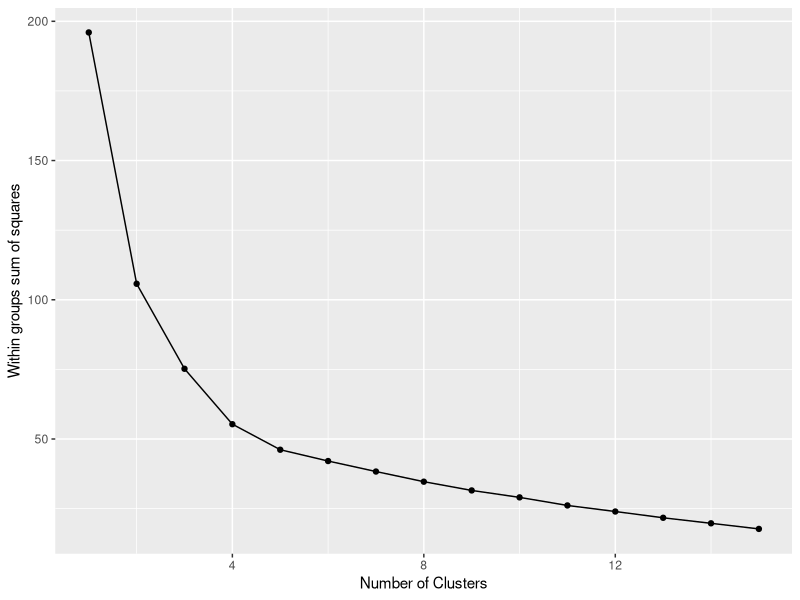
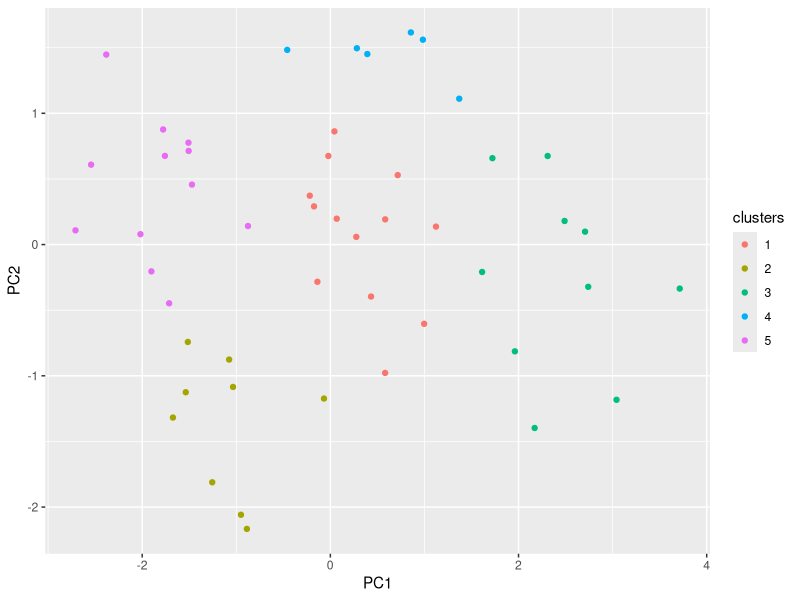
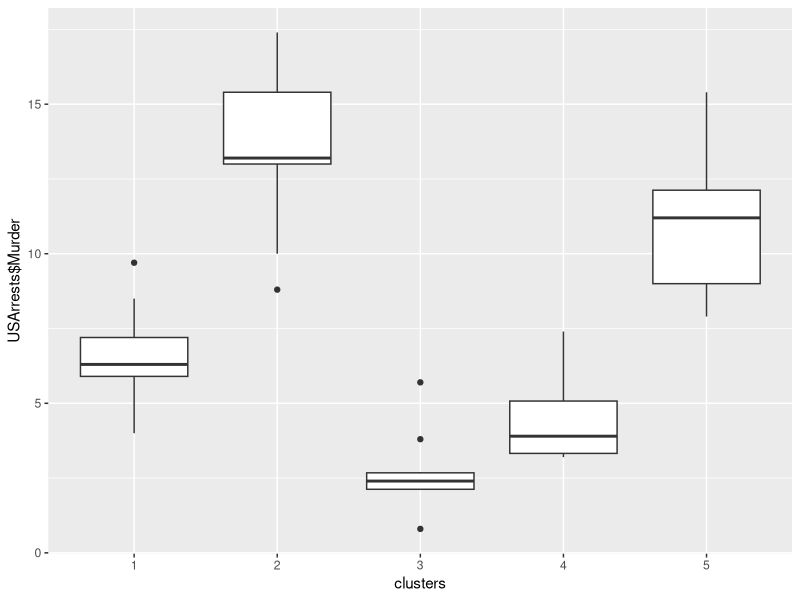
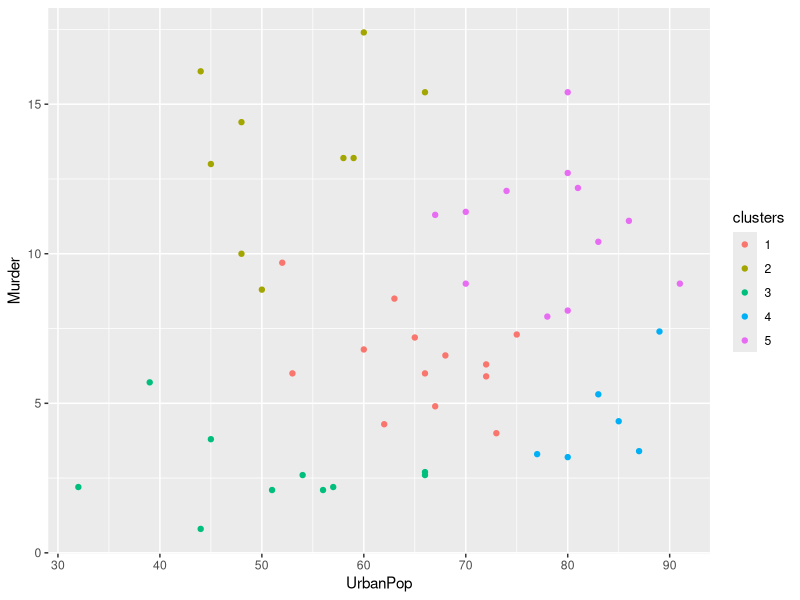
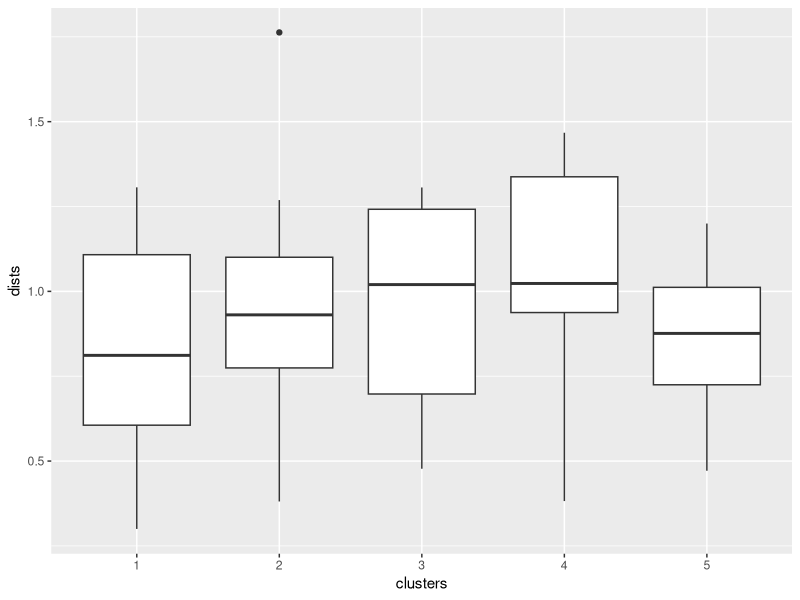
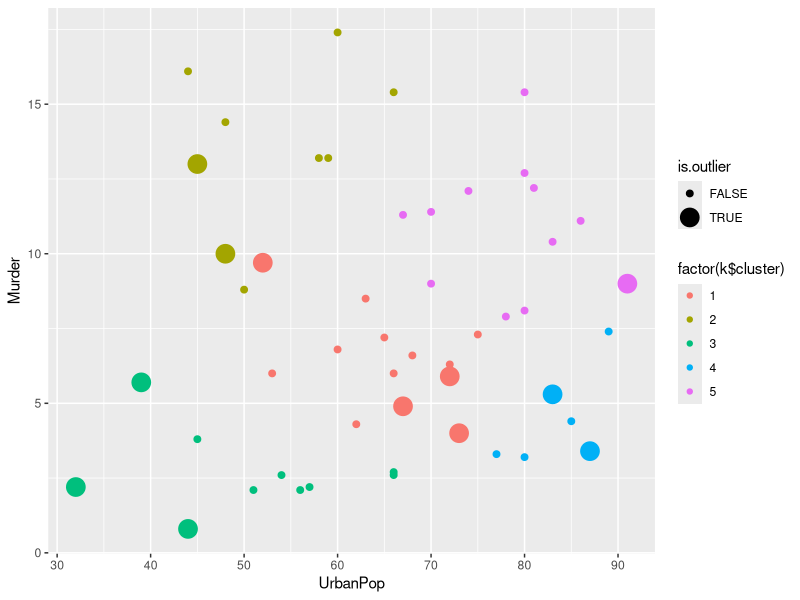
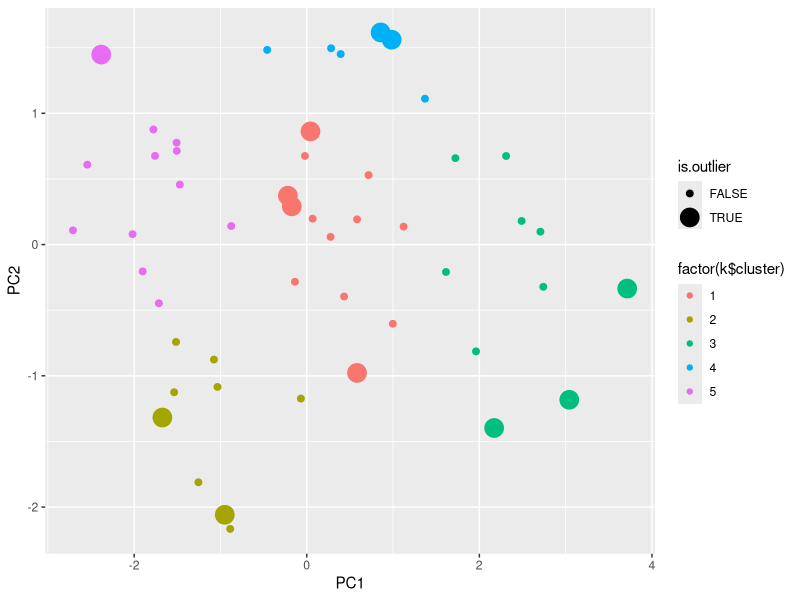
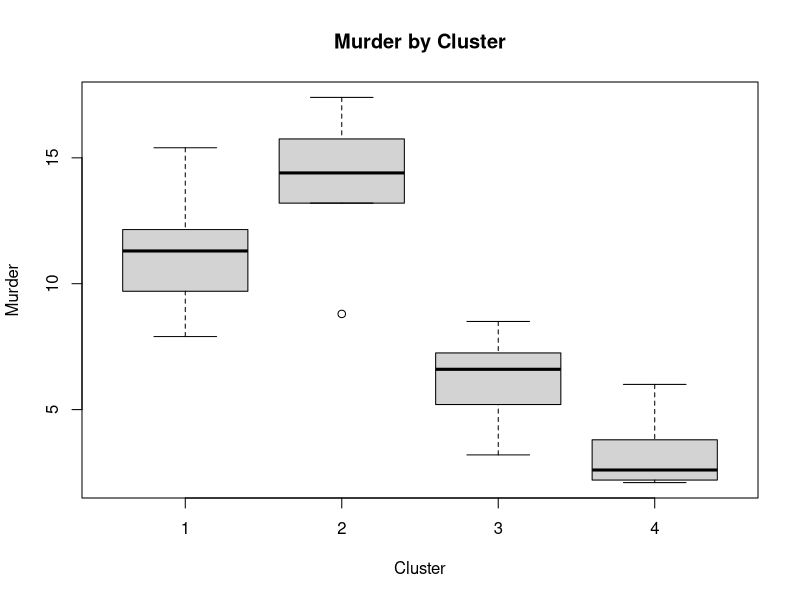

R code for these plots, in order:

data(USArrests)

library(caret)
library(ggplot2)

# We first get normalized and de-skewed data

trans = preProcess(USArrests, 
                   method=c("BoxCox",
                            "center", 
                            "scale"))
z <- predict(trans, USArrests)

# checking for normalization and de-skewing
summary(z)
sapply(z,sd)

# extracting components
pc <- prcomp(z, center=FALSE, scale=FALSE)
comp <- as.data.frame(predict(pc, z))

wss <- (nrow(comp)-1)*sum(apply(comp,2,var))
for (i in 2:15) wss[i] <- sum(kmeans(comp, centers=i, nstart=100, iter.max=1000)$withinss)

qplot(x=1:15, y=wss, geom=c("point", "line"),
      xlab="Number of Clusters",
      ylab="Within groups sum of squares")

k <- kmeans(comp, 5, nstart=25, iter.max=1000)
clusters <- as.factor(k$cluster)

g <- qplot(PC1, PC2, data=comp,
           color=clusters)
print(g)

g <- qplot(x=clusters,
           y=USArrests$Murder,
           geom="boxplot")
print(g)

g <- qplot(UrbanPop, Murder, data=USArrests, colour=clusters)
print(g)


# sum of squares
ss <- function(x) sum(scale(x, scale = FALSE)^2)
rss <- function(x) sqrt(rowSums(x^2))

## cluster centers "fitted" to each obs.:
resid.comp <- comp - fitted(k)

dists <- rss(resid.comp)

avg.dists <- rowsum(dists, k$cluster) / rowsum(rep(1, length(k$cluster)), k$cluster)

g <- qplot(clusters, dists, geom="boxplot")
print(g)

is.outlier <- rep(FALSE, length(k$cluster))
for (i in 1:length(k$cluster))
  is.outlier[[i]] <- (dists[[i]] > 1.3 * avg.dists[[k$cluster[[i]]]])

g <- qplot(UrbanPop, Murder, data=USArrests, colour=factor(k$cluster), size=is.outlier)
print(g)

g <- qplot(PC1, PC2, data=comp, colour=factor(k$cluster), size=is.outlier)
print(g)

print(rownames(USArrests)[is.outlier])

###

x2 <- USArrests[! is.outlier,]
trans2 = preProcess(x2, 
                   method=c("BoxCox", "center", 
                            "scale"))
z2 <- predict(trans2, x2)

pc2 <- prcomp(z2, center=FALSE, scale=FALSE)
comp2 <- predict(pc2, z2)

k2 <- kmeans(comp2, 4, nstart=25, iter.max=1000)

boxplot(x2$Murder ~ k2$cluster, 
        xlab='Cluster', ylab='Murder', 
        main='Murder by Cluster')

g <- qplot(UrbanPop, Murder, data=x2, colour=factor(k2$cluster))
print(g)

##

for (c in colnames(USArrests)) {
  g <- qplot(clusters, USArrests[,c],
             geom = "boxplot",
             ylab = c)
  print(g)
}

